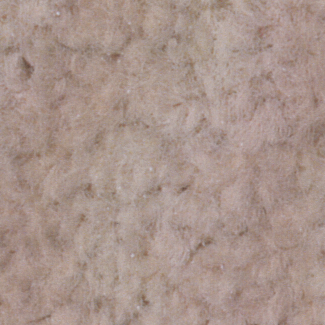
#> input picture sample_images/cri1_pro0.bmp, 325 x 325 px
$ python -i ifas_plotting.py   (imports and definitions only)
#> lines starting #> are read from the running program, lines starting #| are printed output that depends on the picture
### gui/ifas_misc.py
"""
Copyleft 2021
This program is free software: you can redistribute it and/or modify
it under the terms of the GNU General Public License as published by
the Free Software Foundation version 3.

This program is distributed in the hope that it will be useful,
but WITHOUT ANY WARRANTY; without even the implied warranty of
MERCHANTABILITY or FITNESS FOR A PARTICULAR PURPOSE.  See the
GNU General Public License for more details.

You should have received a copy of the GNU General Public License
along with this program.  If not, see <https://www.gnu.org/licenses/>.

author: Benhur Ortiz-Jaramillo
"""

# This file contains helper functions which do not belong to any class

import tkinter as tk
from datetime import datetime
import tkinter.ttk as ttk
import numpy as np
import pathlib
import tempfile
import cv2

# Replaces any nan in the vector x with val
def convert_ifnan(x, val=0):
    y = x.astype("float64")
    y[np.isnan(y)] = val

    return y


# Creates a simple gaussian filter
def gaussian(x, y, sigma):
    g = np.exp(-((x * x + y * y) / (sigma * sigma)))
    return g / np.sum(g)


# Creates iFas logo image
# [20 lines left out: function logo_image, not called in this run]


class Logging(object):
    """
    Class object to initialize the logging functionality
    file_name is full path name to the log file otherwise a temp file s created
    """
    # [10 lines left out: function __init__, not called in this run]

    def get_time(self):
        return datetime.now().strftime("%Y-%m-%d %H:%M:%S.%f")

    def print(self, level, message):
        with open(str(self.file_path), "a") as f:
                print(self.get_time(), level, message, sep=", ", file=f)


class ProgressBar(object):
    """
    Class object to initialize the main window of a progressbar
    """
    # [14 lines left out: functions __init__, update_value, not called in this run]


class Radiobutton(object):
    """
    Class object to initialize the main window of a popup with radiobuttons
    """
    # [13 lines left out: function __init__, not called in this run]

    def selection(self):
        return self.var.get()

### gui/ifas_plotting.py
"""
Copyleft 2021
This program is free software: you can redistribute it and/or modify
it under the terms of the GNU General Public License as published by
the Free Software Foundation version 3.

This program is distributed in the hope that it will be useful,
but WITHOUT ANY WARRANTY; without even the implied warranty of
MERCHANTABILITY or FITNESS FOR A PARTICULAR PURPOSE.  See the
GNU General Public License for more details.

You should have received a copy of the GNU General Public License
along with this program.  If not, see <https://www.gnu.org/licenses/>.

author: Benhur Ortiz-Jaramillo
"""

# This file contains helper functions which do not belong to any class

import matplotlib.pyplot as plt
import numpy as np
from gui.ifas_misc import convert_ifnan

# Encoding names with keyboard keys
set_of_keys = ("right", "left", "up", "down")


# Heat map for the given correlation matrices
# [124 lines left out: functions heat_map, bar_plot, box_plot, not called in this run]


# Scatter plot for the given data matrix
class ScatterPlotWithHistograms(object):
    """
    Use "left", "right", "up", "down" keys to browse through the next and previous feature
    """
    def __init__(self, data, axes_labels=None):
        self.data = data
        self.n_var = data.shape[1]
        if axes_labels is None:
            self.axes_labels = range(self.n_var)
        else:
            self.axes_labels = axes_labels

        self.feat_idx_x = 0
        if self.n_var <= 1:
            self.feat_idx_y = 0
        else:
            self.feat_idx_y = 1

        # Setting up plot places
        self.fig = plt.figure("iFAS - Scatter plot with histograms widget", figsize=(9.5, 9.5))

        # definitions for the axes
        left, width = 0.1, 0.65
        bottom, height = 0.1, 0.65
        spacing = 0.005

        rect_scatter = [left, bottom, width, height]
        rect_histx = [left, bottom + height + spacing, width, 0.2]
        rect_histy = [left + width + spacing, bottom, 0.2, height]

        self.ax_scatter = self.fig.add_axes(rect_scatter)
        self.ax_scatter.tick_params(direction="in", top=True, right=True)
        self.ax_histx = self.fig.add_axes(rect_histx)
        self.ax_histx.tick_params(direction="in", labelbottom=False)
        self.ax_histy = self.fig.add_axes(rect_histy)
        self.ax_histy.tick_params(direction="in", labelleft=False)

        self.fig.canvas.mpl_connect("key_press_event", self.on_key)

        self.scatter_plot()
        self.ax_scatter.tick_params("both", labelsize=18)
        self.ax_histx.tick_params("x", labelsize=18)
        self.ax_histy.tick_params("y", labelsize=18)
        self.ax_histx.grid(True)
        self.ax_histy.grid(True)
        self.ax_scatter.grid(True)
        plt.show(block=False)

    def scatter_plot(self):
        x = convert_ifnan(self.data[:, self.feat_idx_x])
        y = convert_ifnan(self.data[:, self.feat_idx_y])

        self.ax_scatter.cla()
        self.ax_histx.cla()
        self.ax_histy.cla()

        # the scatter plot:
        self.ax_scatter.plot(x, y, "rx", ms=3)
        self.ax_scatter.set_xlabel(self.axes_labels[self.feat_idx_x], fontsize=18)
        self.ax_scatter.set_ylabel(self.axes_labels[self.feat_idx_y], fontsize=18)

        # Determine limits:
        nbins = 50
        x_min = np.min(x)
        x_max = np.max(x)
        y_min = np.min(y)
        y_max = np.max(y)
        if x_min != x_max:
            self.ax_scatter.set_xlim((x_min, x_max))
        if y_min != y_max:
            self.ax_scatter.set_ylim((y_min, y_max))

        # Determining the histograms
        bins_x = np.linspace(x_min, x_max, nbins)
        bins_y = np.linspace(y_min, y_max, nbins)
        height_x = np.mean(bins_x[1:] - bins_x[:-1]) / 2.
        height_y = np.mean(bins_y[1:] - bins_y[:-1]) / 2.

        hist_x, __ = np.histogram(x, bins_x)
        hist_x = hist_x / np.sum(hist_x)

        self.ax_histx.bar(list((bins_x[1:] + bins_x[:-1]) / 2.), list(hist_x), fc=(0, 1, 0, 0.5), width=height_x)

        hist_y, __ = np.histogram(y, bins_y)
        hist_y = hist_y / np.sum(hist_y)

        self.ax_histy.barh(list((bins_y[1:] + bins_y[:-1]) / 2.), list(hist_y), fc=(0, 1, 0, 0.5), height=height_y)

        self.ax_histx.set_xlim(self.ax_scatter.get_xlim())
        self.ax_histy.set_ylim(self.ax_scatter.get_ylim())

        self.ax_histx.grid(True)
        self.ax_histy.grid(True)
        self.ax_scatter.grid(True)
        plt.draw_all()

    # [21 lines left out: function on_key, not called in this run]


# Scatter plot for the given data matrix against a target and the regression values
class ScatterPlotTargetWithHistograms(object):
    """
    Use "left", "right", "up", "down" keys to browse through the next and previous feature
    """
    # [124 lines left out: functions __init__, scatter_plot, on_key, not called in this run]

>>> import cv2
>>> picture = cv2.imread('../sample_images/cri1_pro0.bmp', cv2.IMREAD_GRAYSCALE)
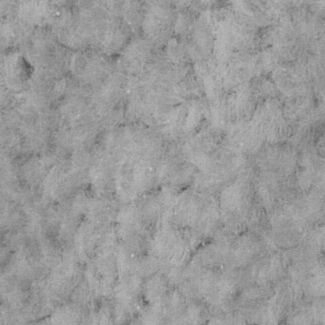
#> picture: shape (325, 325); min 83, max 199, mean 153
>>> result = ScatterPlotWithHistograms(picture).scatter_plot()
#> in convert_ifnan, `y = x.astype("float64")`: y = 325 values, max 168 at index 5, min 113 at index 303, mean 149.9
#> in scatter_plot, `x = convert_ifnan(self.data[:, self.feat_idx_x])`: x has the same summary as y in convert_ifnan
#> in scatter_plot, `y = convert_ifnan(self.data[:, self.feat_idx_y])`: y = 325 values, max 167 at index 10, min 118 at index 238, mean 150
#> in scatter_plot, `x_min = np.min(x)`: x_min = 113
#> in scatter_plot, `x_max = np.max(x)`: x_max = 168
#> in scatter_plot, `y_min = np.min(y)`: y_min = 118
#> in scatter_plot, `y_max = np.max(y)`: y_max = 167
#> in scatter_plot, `hist_x, __ = np.histogram(x, bins_x)`: hist_x = 49 values, max 32 at index 32, min 0 at index 1, mean 6.63
#> in scatter_plot, `hist_x = hist_x / np.sum(hist_x)`: hist_x = 49 values, max 0.0985 at index 32, min 0 at index 1, mean 0.0204
#> in scatter_plot, `hist_y, __ = np.histogram(y, bins_y)`: hist_y = 49 values, max 23 at index 35, min 0 at index 1, mean 6.63
#> in scatter_plot, `hist_y = hist_y / np.sum(hist_y)`: hist_y = 49 values, max 0.0708 at index 35, min 0 at index 1, mean 0.0204
#> in __init__, `plt.show(block=False)`:
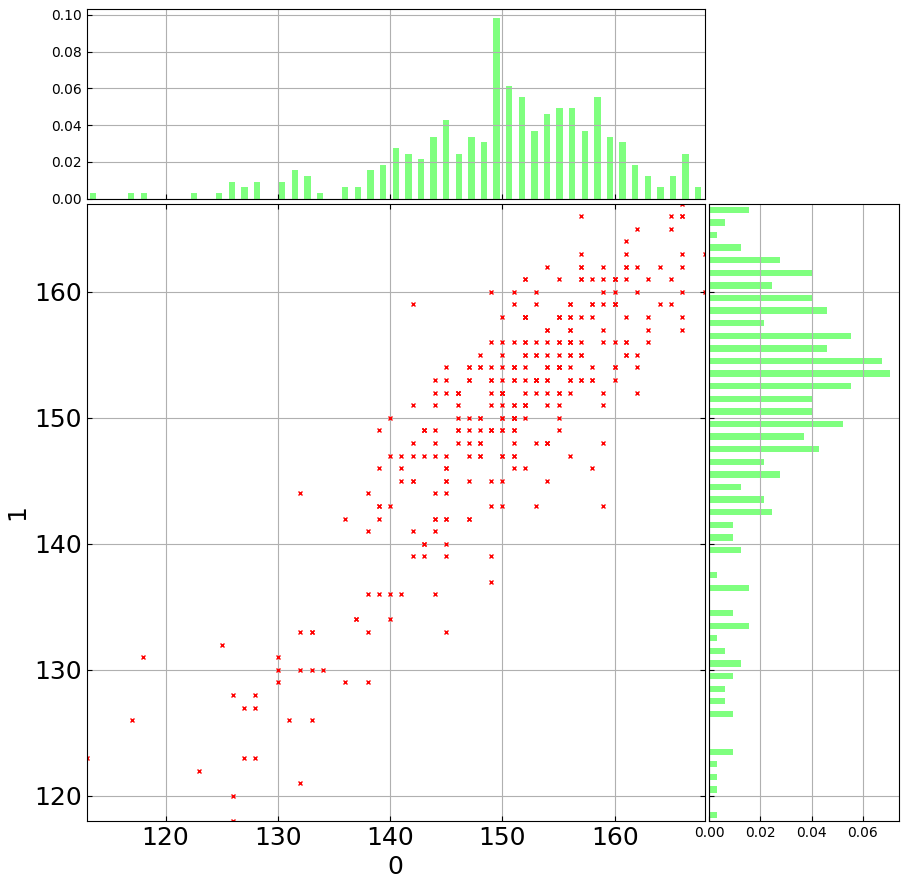
#> figure drawn by matplotlib, 3 panels

$ run again, on sample_images/cri1_ref0.bmp
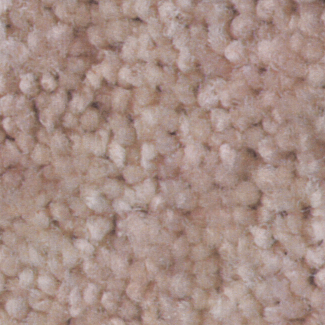
#> input picture sample_images/cri1_ref0.bmp, 325 x 325 px
#> `picture = cv2.imread('../sample_images/cri1_pro0.bmp', cv2.IMREAD_GRAY..`:
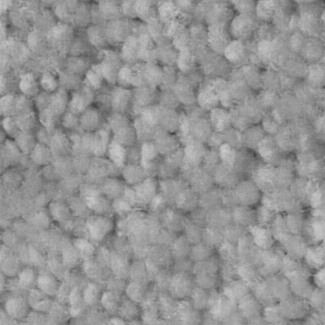
#> picture: shape (325, 325); min 68, max 204, mean 148.9
#> in convert_ifnan, `y = x.astype("float64")`: y = 325 values, max 199 at index 2, min 100 at index 127, mean 151.8
#> x has the same summary as y in convert_ifnan
#> in scatter_plot, `y = convert_ifnan(self.data[:, self.feat_idx_y])`: y = 325 values, max 190 at index 6, min 100 at index 117, mean 149.5
#> x_min = 100
#> x_max = 199
#> y_min = 100
#> y_max = 190
#> in scatter_plot, `hist_x, __ = np.histogram(x, bins_x)`: hist_x = 49 values, max 13 at index 29, min 1 at index 1, mean 6.63
#> in scatter_plot, `hist_x = hist_x / np.sum(hist_x)`: hist_x = 49 values, max 0.04 at index 29, min 0.00308 at index 1, mean 0.0204
#> in scatter_plot, `hist_y, __ = np.histogram(y, bins_y)`: hist_y = 49 values, max 18 at index 34, min 1 at index 1, mean 6.63
#> in scatter_plot, `hist_y = hist_y / np.sum(hist_y)`: hist_y = 49 values, max 0.0554 at index 34, min 0.00308 at index 1, mean 0.0204
#> in __init__, `plt.show(block=False)`:
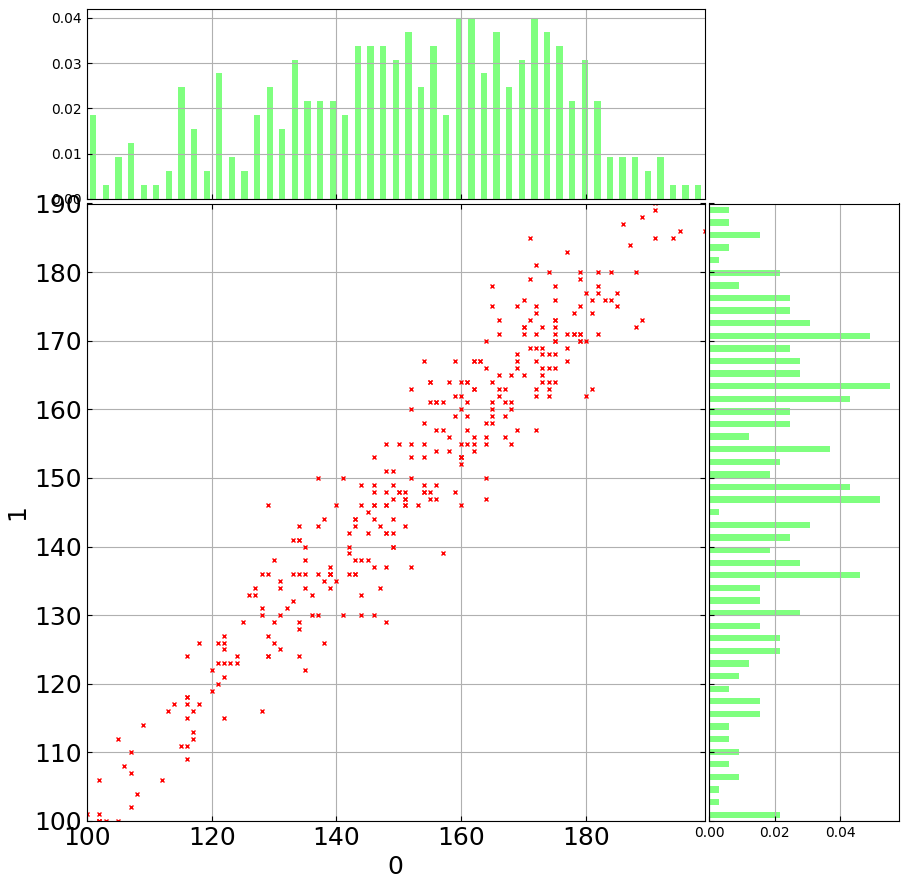
#> figure drawn by matplotlib, 3 panels
